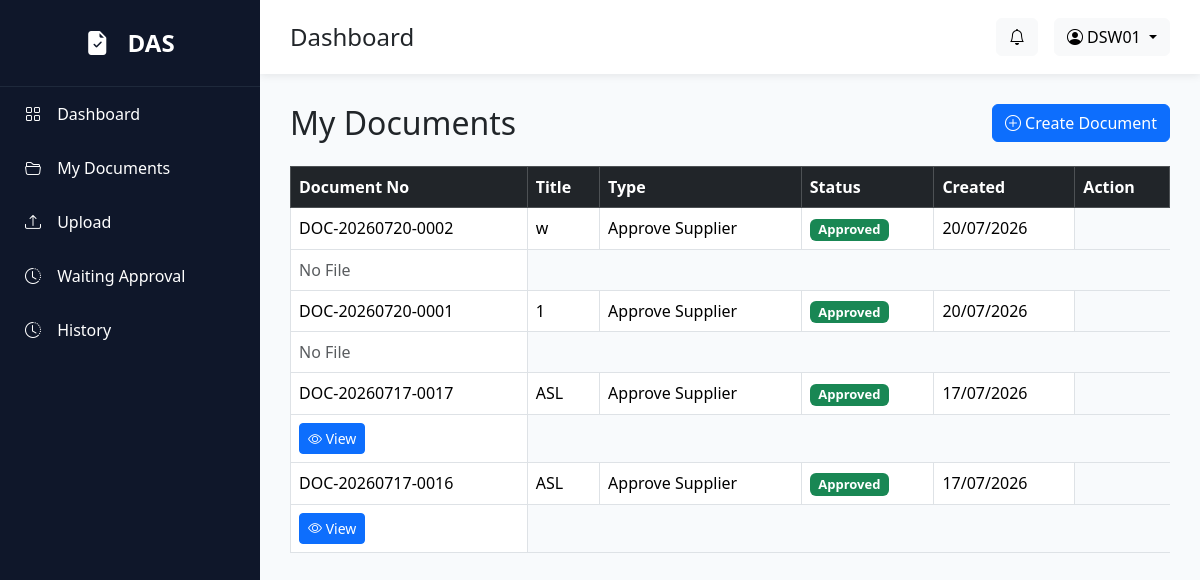
The app's page /documents (signed in), older data.
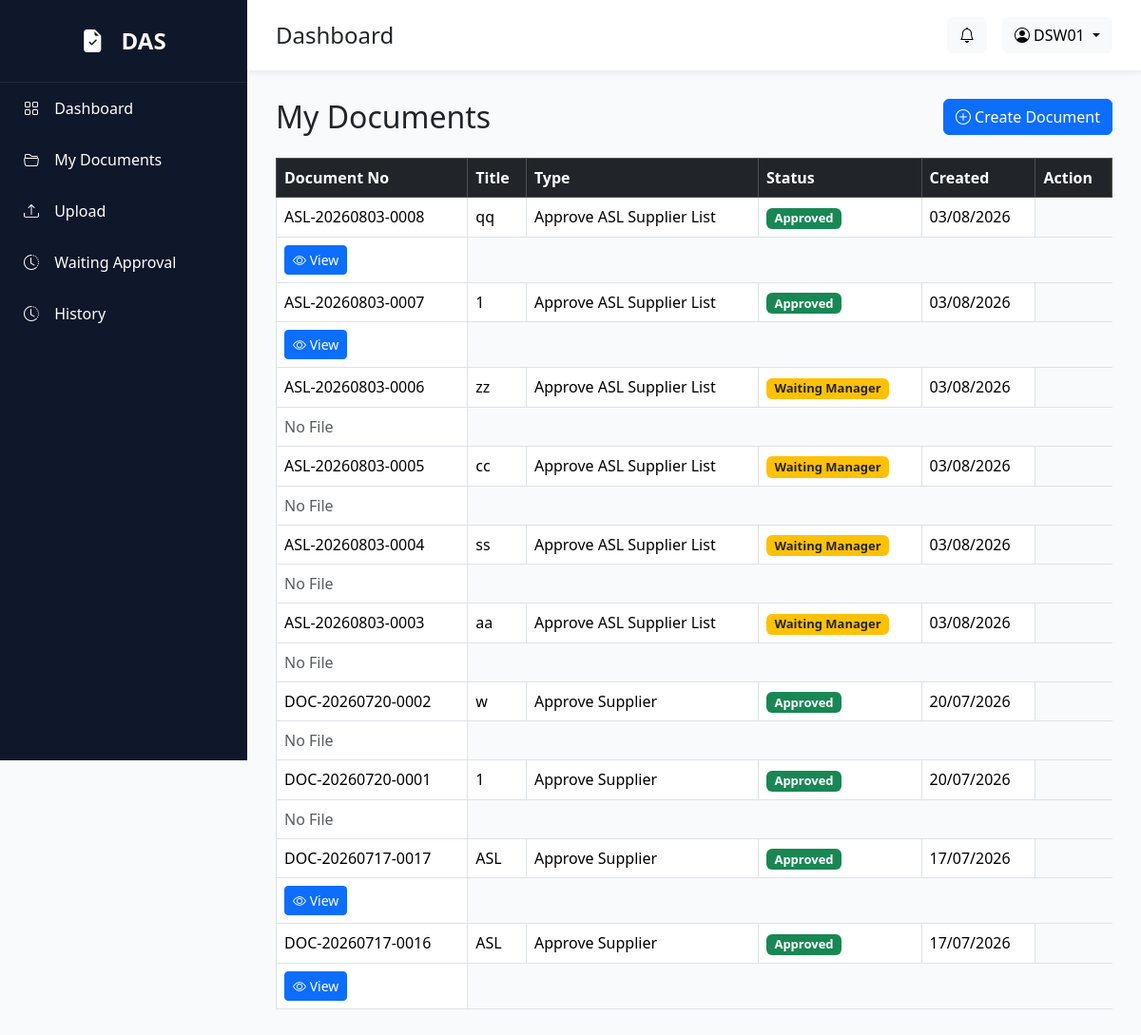
The same page, newer data.
### models/document.py (models this page shows)
class Document(db.Model):
    __tablename__ = "documents"
    id = db.Column(db.Integer, primary_key=True)
    document_no = db.Column(db.String(30), unique=True, nullable=False)
    title = db.Column(db.String(255), nullable=False)
    document_type = db.Column(db.String(100), nullable=False)
    description = db.Column(db.Text)
    file_name = db.Column(db.String(255))
    status = db.Column(db.String(50), default="Waiting Manager")
    created_by = db.Column(db.String(20))
    current_approver = db.Column(db.String(20))
    created_at = db.Column(
        db.DateTime,
        default=lambda: datetime.utcnow() + timedelta(hours=7)
    )
    approval_steps = db.relationship(
        "ApprovalStep",
        backref="document",
        lazy=True,
        cascade="all, delete-orphan",
        order_by="ApprovalStep.sequence"
    )

### routes/document.py (the view)
@document_bp.route("/documents")
@login_required
def document_list():
    if current_user.role == "Admin":
        documents = Document.query.order_by(
            Document.created_at.desc()
        ).all()
    else:
        documents = Document.query.filter_by(
            created_by=current_user.employee_id
        ).order_by(
            Document.created_at.desc()
        ).all()
    return render_template(
        "documents/list.html",
        documents=documents
    )

### app.py (called while the page is built)
@login_manager.user_loader
def load_user(user_id):
    return User.query.get(int(user_id))

### templates/documents/list.html (shortened to what this page needs)
{% extends 'layout/base.html' %}
{% block content %}
<div class="d-flex flex-column flex-md-row justify-content-between align-items-start align-items-md-center mb-4">
    <h2 class="mb-3 mb-md-0">
        My Documents
    </h2>
    <a href="/documents/create" class="btn btn-primary">
        <i class="bi bi-plus-circle"></i>
        Create Document
    </a>
</div>
<div class="table-responsive d-none d-lg-block">
    <table class="table table-bordered table-hover">
        <thead class="table-dark">
            <tr>
                <th>Document No</th>
                <th>Title</th>
                <th>Type</th>
                <th>Status</th>
                <th>Created</th>
                <th>Action</th>
            </tr>
        </thead>
        <tbody>
            {% for doc in documents %}
            <tr>
                <td>{{ doc.document_no }}</td>
                <td>{{ doc.title }}</td>
                <td>{{ doc.document_type }}</td>
                <td>
                    {% if doc.status == "Approved" %}
                    <span class="badge bg-success">
                        Approved
                    </span>
                    {% elif doc.status == "Rejected" %}
                    <span class="badge bg-danger">
                        Rejected
                    </span>
                    {% else %}
                    <span class="badge bg-warning text-dark">
                        {{ doc.status }}
                    </span>
                    {% endif %}
                </td>
                <td>
                    {{ doc.created_at.strftime('%d/%m/%Y') }}
                </td>
            </tr>
            <td>
                {% if doc.file_name %}
                <a href="/documents/view/{{ doc.file_name }}" target="_blank" class="btn btn-sm btn-primary">
                    <i class="bi bi-eye"></i>
                    View
                </a>
                {% else %}
                <span class="text-muted">
                    No File
                </span>
                {% endif %}
            </td>
            {% endfor %}
        </tbody>
    </table>
</div>
{% endblock %}

Row changes from the older to the newer data that the page shows:
added Document: document_no "ASL-20260803-0008", title "qq", document_type "Approve ASL Supplier List", status "Approved", created_at "03/08/2026"
added Document: document_no "ASL-20260803-0007", title "1", document_type "Approve ASL Supplier List", status "Approved", created_at "03/08/2026"
added Document: document_no "ASL-20260803-0006", title "zz", document_type "Approve ASL Supplier List", status "Waiting Manager", created_at "03/08/2026", file_name "No File"
added Document: document_no "ASL-20260803-0005", title "cc", document_type "Approve ASL Supplier List", status "Waiting Manager", created_at "03/08/2026", file_name "No File"
added Document: document_no "ASL-20260803-0004", title "ss", document_type "Approve ASL Supplier List", status "Waiting Manager", created_at "03/08/2026", file_name "No File"
added Document: document_no "ASL-20260803-0003", title "aa", document_type "Approve ASL Supplier List", status "Waiting Manager", created_at "03/08/2026", file_name "No File"
